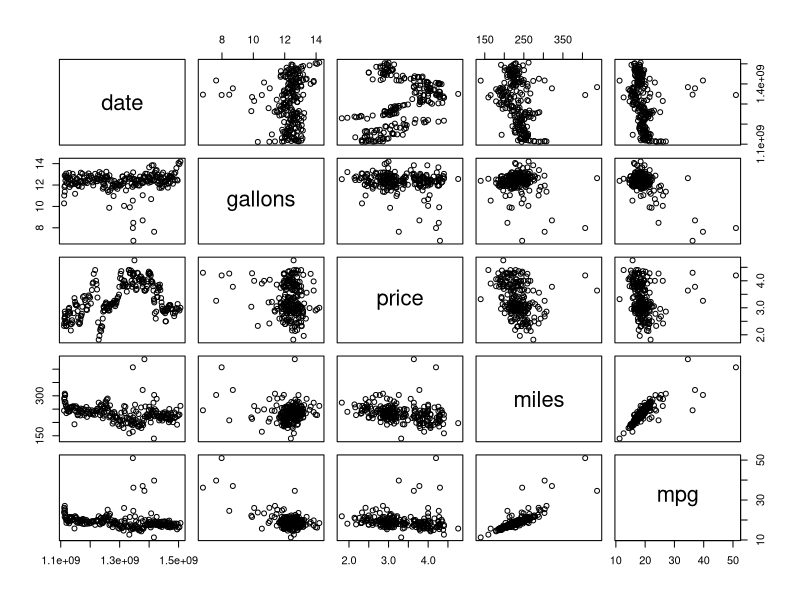
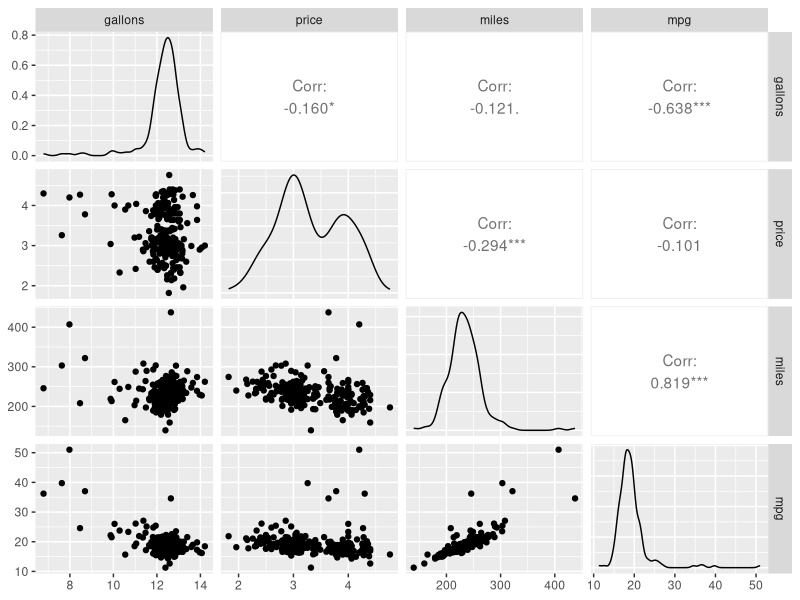
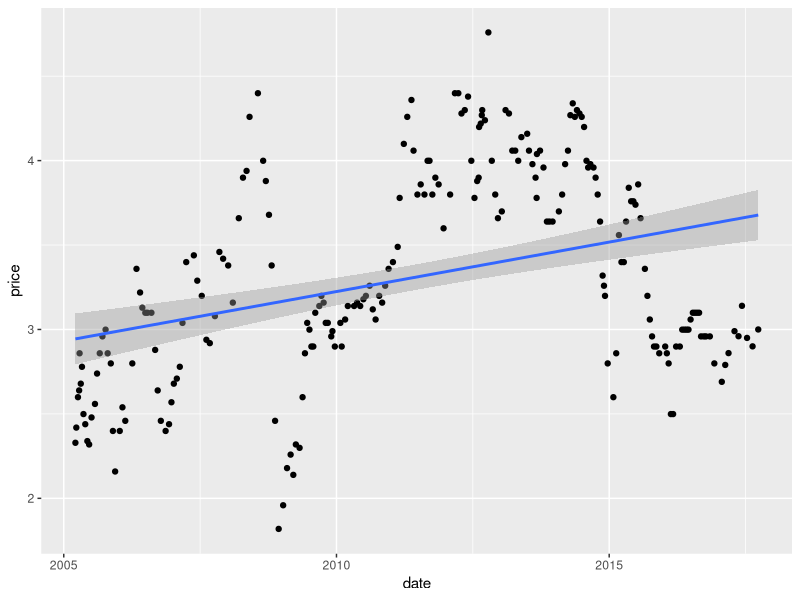
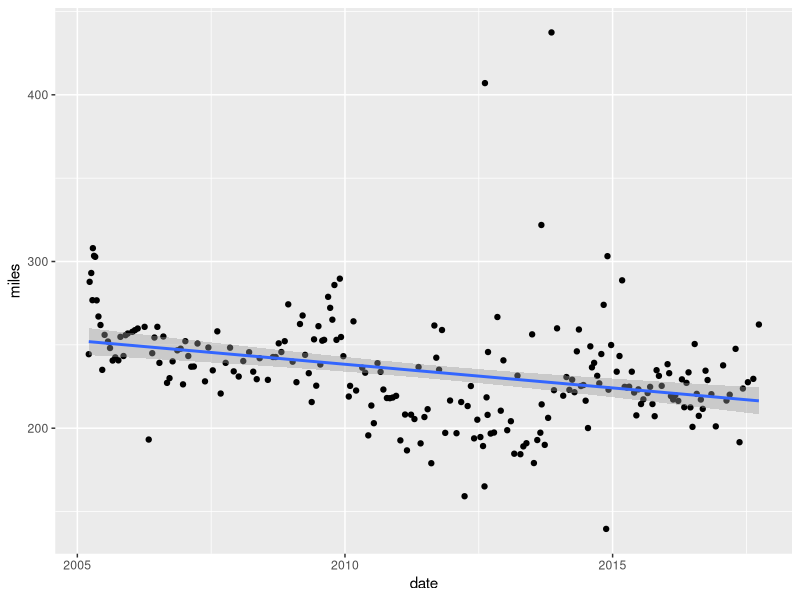
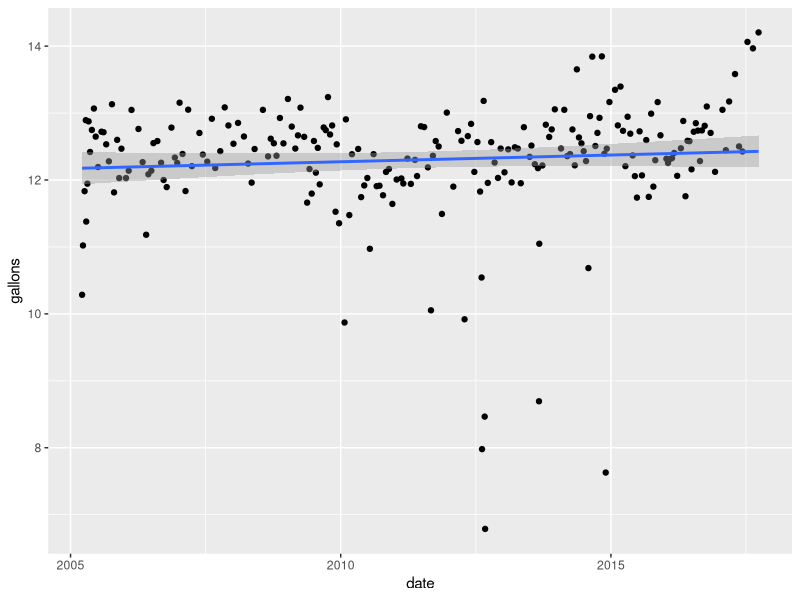
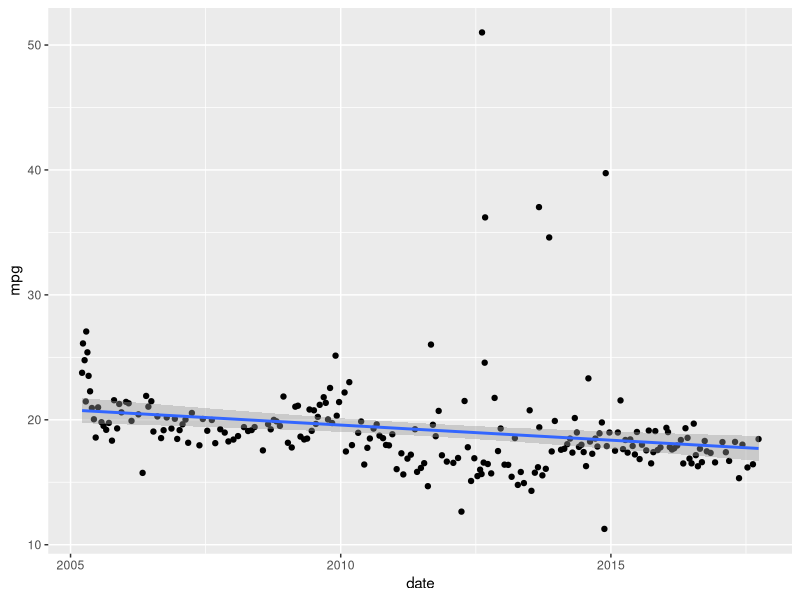
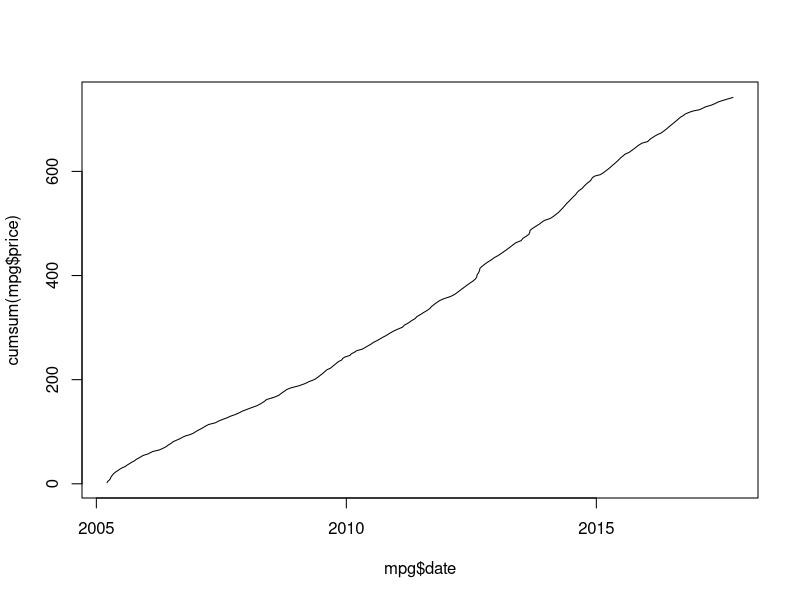
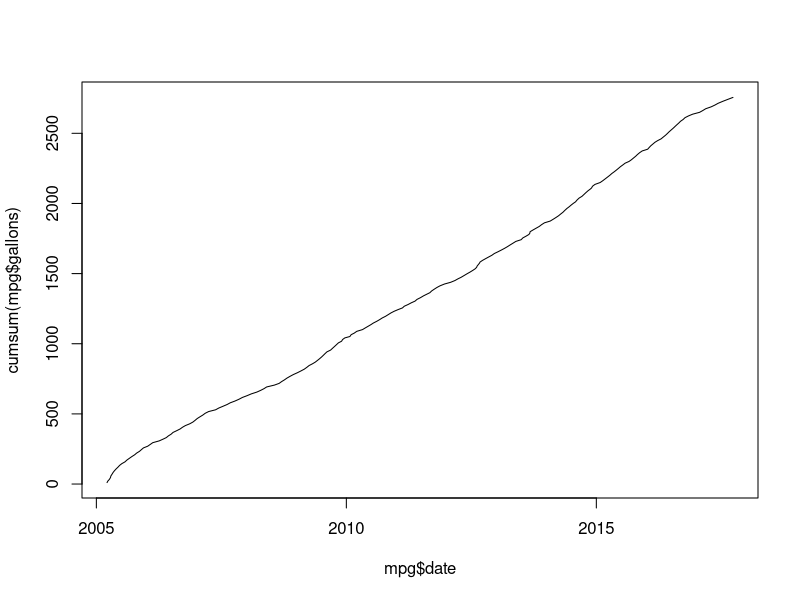

Write R code to recreate these figures, in order. (Note: this script raises an error after producing the figures.)

mpg <- read.csv("mpg.csv", stringsAsFactors = F)

mpg$date <- as.POSIXct(strptime(mpg$date, '%m/%d/%Y'))
mpg$mpg = mpg$miles / mpg$gallons

mpg <- mpg[complete.cases(mpg),]

plot(mpg)


library(ggplot2)
library(GGally)

ggpairs(mpg[,-1])

ggplot(mpg, aes(x=date, y=price)) + geom_point() + geom_smooth(method = 'lm')
ggplot(mpg, aes(x=date, y=miles)) + geom_point() + geom_smooth(method = 'lm')
ggplot(mpg, aes(x=date, y=gallons)) + geom_point() + geom_smooth(method = 'lm')
ggplot(mpg, aes(x=date, y=mpg)) + geom_point() + geom_smooth(method = 'lm')

plot(mpg$date, cumsum(mpg$price), type='l')
plot(mpg$date, cumsum(mpg$gallons), type='l')
plot(mpg$date, cumsum(mpg$miles), type='l')

ggplot(mpg, aes(price)) +
  geom_density(color='black', fill='red', alpha=0.25) 

ggplot(mpg, aes(mpg)) +
  geom_density(color='black', fill='red', alpha=0.25) 

ggplot(mpg, aes(miles)) +
  geom_density(color='black', fill='red', alpha=0.25) 

ggplot(mpg, aes(gallons)) +
  geom_density(color='black', fill='red', alpha=0.25) 




w <- mpg
w$price <- scale(w$price)
w$gallons <- scale(w$gallons)
w$miles <- scale(w$miles)

ggplot(w) +
  geom_density(aes(price), color='black', fill='red', alpha=0.25) +
  geom_density(aes(gallons), color='black', fill='green', alpha=0.25) +
  geom_density(aes(miles), color='black', fill='blue', alpha=0.25)
  


m <- ts(q$mpg, frequency = 12, start=c(2005,3), end=c(2017,9))
fit <- auto.arima(m)
plot(forecast(fit, h=5))


library(lubridate)

library(dplyr)


q <- mpg %>% group_by(yyyy=year(date)) %>% summarise(n=n(), g=sum(gallons), t=sum(gallons*price), p=mean(price))
  
ggplot(q, aes(x=yyyy, y=t)) + geom_bar(stat='identity') + geom_smooth(method='lm')

ggplot(q, aes(x=yyyy, y=t)) + geom_bar(aes(fill=n),stat='identity')


mpg %>% group_by(d=floor_date(date, 'months')) %>% summarise(n=n(), mpg=mean(mpg)) %>% ggplot(aes(x=d, y=mpg)) + geom_bar(aes(fill=n),stat='identity')

mpg %>% group_by(d=floor_date(date, 'quarters')) %>% summarise(n=n(), mpg=mean(mpg)) %>% ggplot(aes(x=d, y=mpg)) + geom_bar(aes(fill=n),stat='identity')

mpg %>% group_by(d=floor_date(date, 'years')) %>% summarise(n=n(), mpg=mean(mpg)) %>% ggplot(aes(x=d, y=mpg)) + geom_bar(aes(fill=n),stat='identity') + geom_hline(aes(yintercept=mean(mpg)), color='red') +
  geom_hline(aes(yintercept=mean(n)), color='black')

library(forecast)

q <- mpg %>% group_by(d=floor_date(date, 'months')) %>% summarise(n=n(), mpg=mean(mpg))
m <- ts(q$mpg, frequency = 12, start=c(2005,3), end=c(2017,9))
fit <- auto.arima(m)
plot(forecast(fit, h=12))

seasonplot(m)
ts.plot(m)

f <- ets(m)
plot(f)

plot(stl(m, s.window = 12))



qq <- mpg %>% mutate(yyyy=year(date), g=cumsum(gallons), t=cumsum(gallons*price), p=cummean(price))

ggplot(qq, aes(x=yyyy, y=miles, group=yyyy)) + geom_boxplot(aes(fill=miles)) + scale_fill_continuous()


x <- lapply(2005:2017, function(y) { 
    p <- seq(1, 100, length.out = 100) / 100
    data.frame(y=y, p=p, q=quantile(qq[qq$yyyy==y,]$price, p)) 
  })
z <- do.call(rbind, x)
  
ggplot(z) + geom_line(aes(x=p, y=q, group=y, color=as.factor(y)))  


v <- mpg %>% mutate(yyyy=year(date), mpg=miles/gallons, m=cumsum(miles), cmpg=cumsum(miles)/cumsum(gallons),  g=cumsum(gallons), t=cumsum(gallons*price), p=cummean(price))

ggplot(v) + geom_line(aes(x=date, y=cmpg))


library(cluster)

plot(mpg$miles, mpg$price)

d <- v
d <- mpg[,c('price', 'gallons', 'miles')]
d$mpg <- d$miles / d$gallons

fit <- kmeans(d[,c('miles', 'gallons', 'mpg', 'price')], centers=5)

fit
fit$cluster
# plot(d$price, d$mpg, col=fit$cluster)
# plot(d$gallons, d$miles, col=fit$cluster)
# plot(d$gallons, d$price, col=fit$cluster)
# library(rgl)
# plot3d(d)
# plot3d(d, col=fit$cluster)

d$cluster <- factor(fit$cluster)

library(gridExtra)

g1 <- ggplot(d) + 
  geom_point(aes(x=mpg, y=miles, color=cluster))

g2 <- ggplot(d) + 
  geom_point(aes(x=mpg, y=price, color=cluster))

g3 <- ggplot(d) + 
  geom_point(aes(x=mpg, y=gallons, color=cluster))

grid.arrange(g1, g2, g3, nrow=3)




v <- mpg %>% group_by(yyyy=year(date), mm=month(date)) %>% summarise( mpg=sum(miles)/sum(gallons), tp=sum(price), n=n(), ap=mean(price), ag=mean(gallons), tg=sum(gallons), tm=sum(miles) , am=mean(miles) ) %>% arrange(yyyy, mm) %>% mutate( cm=cumsum(tm), ampg=cummean(mpg) )



ggplot(v) + geom_line(aes(group=yyyy, x=mm, y=mpg)) + facet_wrap( ~ yyyy, ncol=3 )

ggplot(v) + geom_line(aes(x=1:147, y=ampg))

k <- ts(v[,c('mpg')], frequency = 12)

fit <- HoltWinters(k)
plot(forecast(fit,12*5))


fit <- auto.arima(k)
plot(forecast(fit, 12*5))


k <- ts(v[,c('ampg')], frequency = 12)

fit <- HoltWinters(k)
plot(forecast(fit,12*5))


fit <- auto.arima(k)
plot(forecast(fit, 12*5))



ggplot(as.data.frame(v)) + geom_boxplot(aes(x=yyyy, y=mpg, group=yyyy), outlier.color = NA) + geom_jitter(width=0.1, height=0.1, alpha=0.3, aes(x=yyyy, y=mpg, group=yyyy))

ggplot(as.data.frame(v)) + geom_violin(aes(x=yyyy, y=mpg, group=yyyy)) 

ggplot(as.data.frame(v)) + geom_jitter(width=0.1, height=0.1, alpha=0.3, aes(x=yyyy, y=mpg, group=yyyy))

ggplot(as.data.frame(v)) + geom_boxplot(aes(x=mm, y=mpg, group=mm), outlier.color = NA) + geom_jitter(width=0.1, height=0.1, alpha=0.3, aes(x=mm, y=mpg, group=mm))

ggplot(as.data.frame(v)) + geom_jitter(width=0.1, height=0.1, alpha=0.3, aes(x=mm, y=mpg, group=mm))

ggplot(as.data.frame(v)) + geom_violin(aes(x=mm, y=mpg, group=mm)) 
